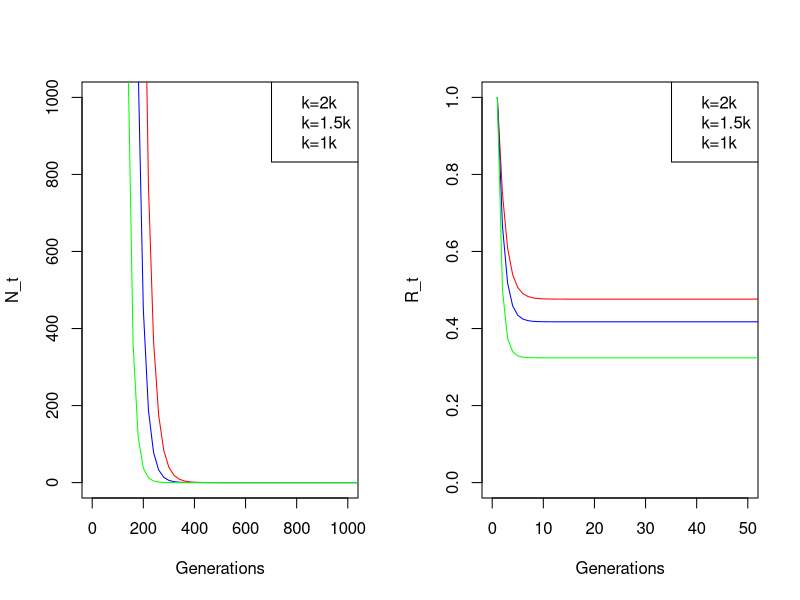

Recreate this plot in R.
library(gsubfn)  # need 0.7-0 or later

generate_population_vector = function(init_population, R_0, k) {
  population = c(init_population)
  R = c(R_0)
  
  for( t in 2:k) {
    R[length(R) + 1] = R[length(R)]* (1- population[length(population)]/k)
    population[length(population) + 1] = population[length(population)] * R[length(R)]
  }
  return(list(population, R))
}

R_0 = 1
par(mfrow = c(1,2))
par(mfg=c(1,1)) 
plot(NULL, xlim=c(0,1000), ylim=c(0,1000), xlab="Generations", ylab = "N_t")
par(mfg=c(1,2)) 
plot(NULL, xlim=c(0,50), ylim=c(0,1), xlab="Generations", ylab = "R_t")

add_plot = function(k, color) {
  list[population, R] = generate_population_vector(init_population = 500, R_0 = R_0, k=k)
  par(mfg=c(1,1)) 
  lines(x=seq(k), y=population, col = color)
  par(mfg=c(1,2)) 
  lines(x=seq(k), y=R, col = color)
}
add_plot(k=2000, color = "red")
add_plot(k=1500, color = "blue")
add_plot(k=1000, color = "green")
par(mfg=c(1,2)) 
legend( x="topright", 
        legend=c("k=2k","k=1.5k", "k=1k"),
        col=c("red","blue", "green"))
par(mfg=c(1,1)) 
legend( x="topright", 
        legend=c("k=2k","k=1.5k", "k=1k"),
        col=c("red","blue", "green"))
